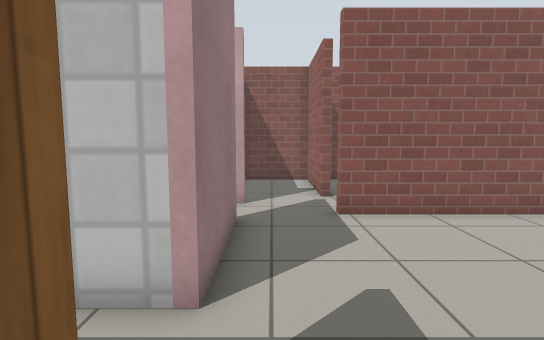
view 1 (above)

16 first-person views from a walk through a robot-simulator world made for Gazebo. The camera is 0.99 m above the floor, tilts 6° down and sees 80° across. The floor is counted in squares, 0.5 m on a side. Each view is taken from the middle of a square. On the plan, view 1 faces up. The plan holds only what a view shows up to about 17 squares ahead; the rest is blank. Gazebo's built-in surfaces are drawn with simple patterns. Some surface patterns are stand-ins.

view 2
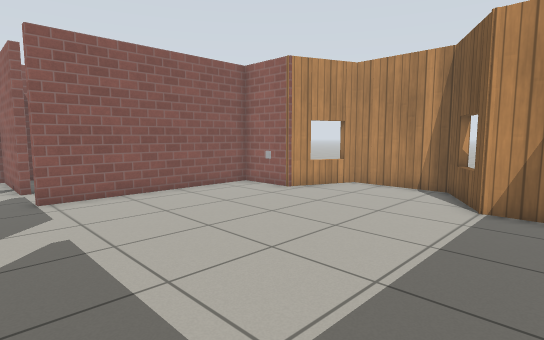

view 3
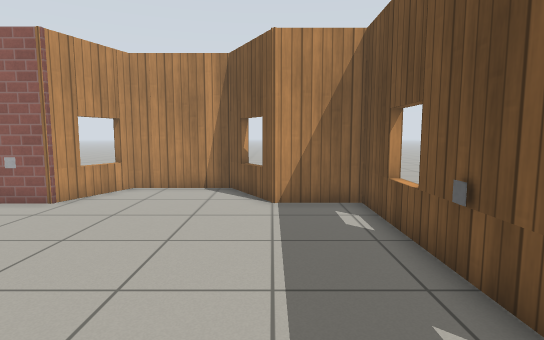

view 4
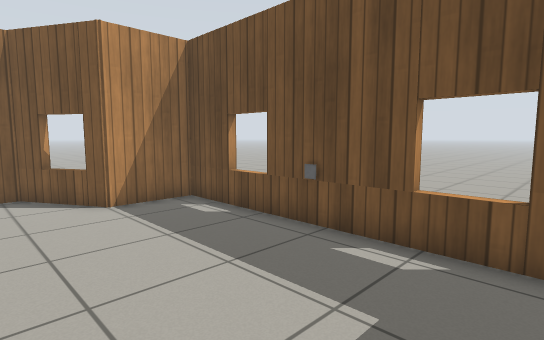

view 5
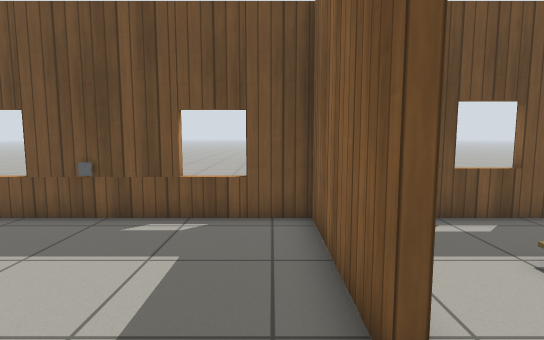

view 6
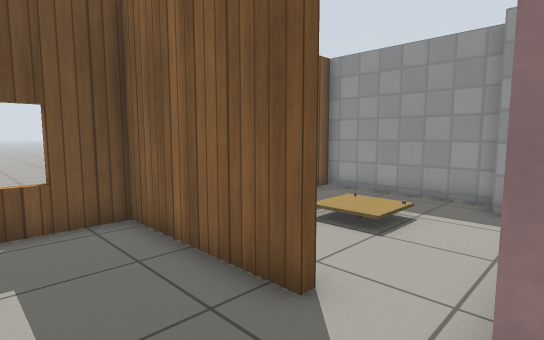

view 7
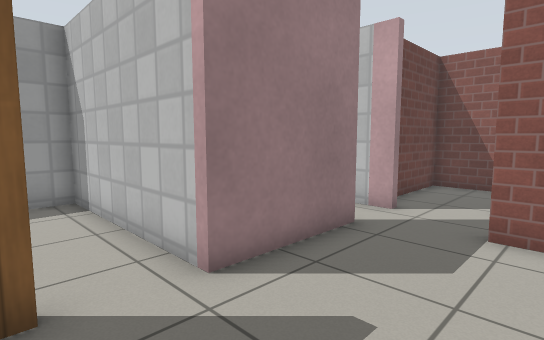

view 8
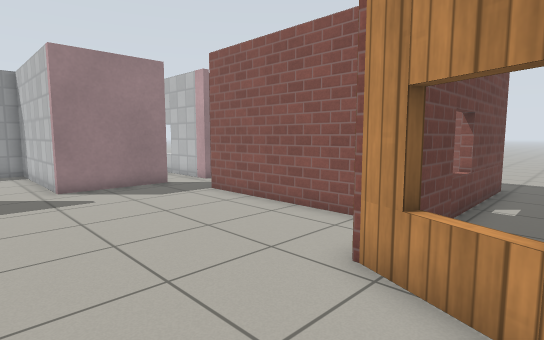

view 9
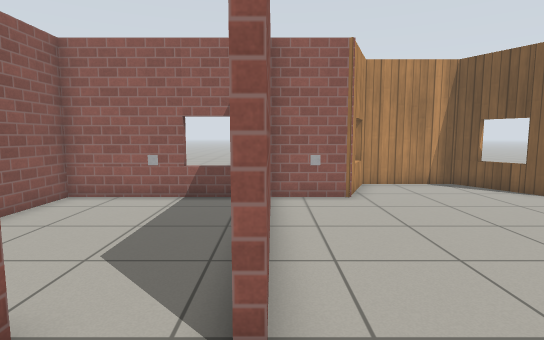

view 10
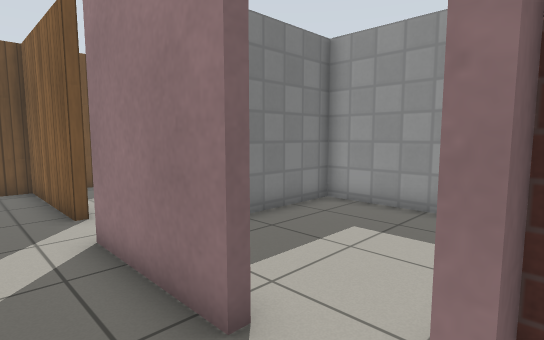

view 11
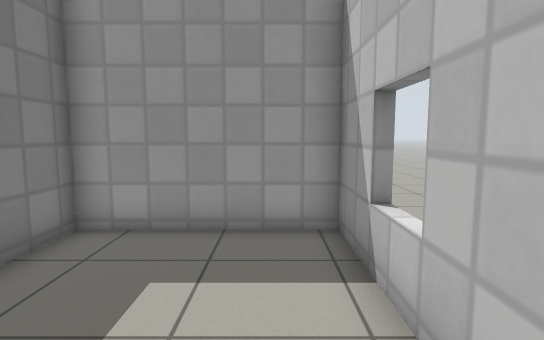

view 12
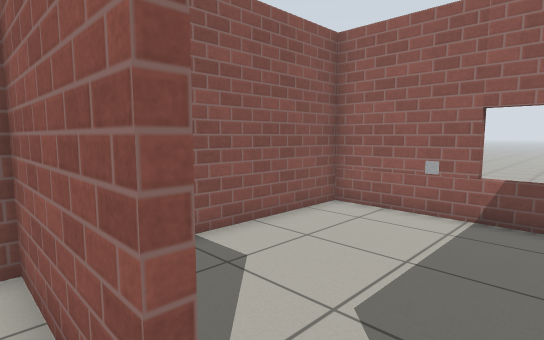

view 13
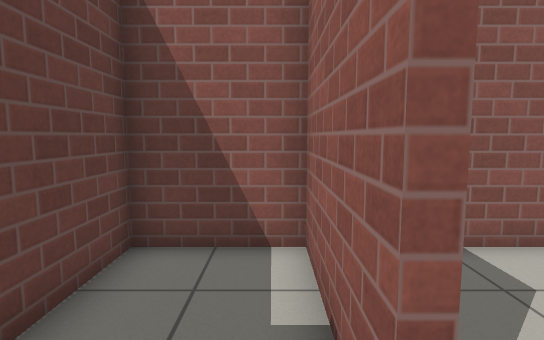

view 14
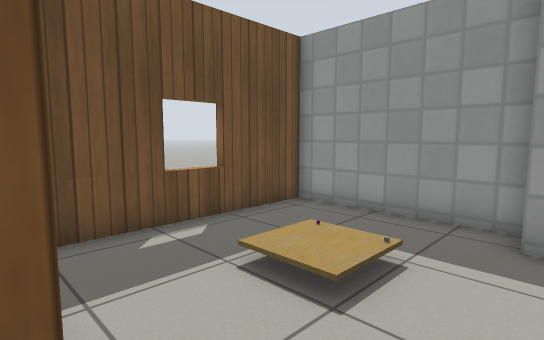

view 15
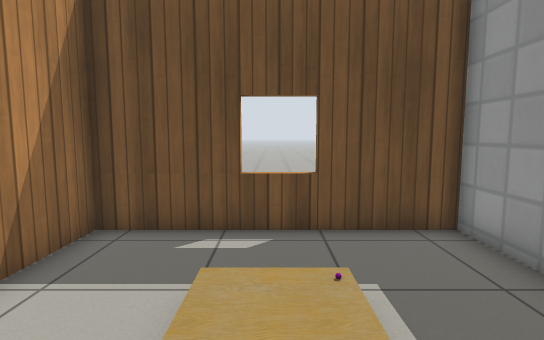

view 16
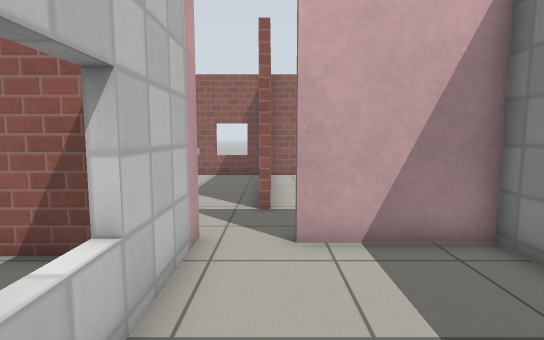

### Floor plan
Key: @ floor where view 1 was taken; # wall or solid block; . main floor; : floor 0.25 m higher than the main floor; / step, stairs or slope; = window, fence, low wall or low ledge.
Columns run from 9 left of view 1 to 13 right of it. Each row starts with its distance up from view 1.
 15        #############.
 14        #...#.......#.
 13        #...#.......#.
 12        #...#.......#.
 11        #...#.......#.
 10  ###=####..........=.
  9  #.................#.
  8  #.........#########
  7  #......#..........#
  6  #......#..........#
  5  #......#..........#=#
  4  ########.............#
  3  #....................#
  2 ##....................#
  1 #..///..#.............#
  0 #../:/..#@..........=##
 -1 #..///..#..........###
 -2 #.......#..........#
 -3 #.......#..........#
 -4 ####=#####=#####=###

Positions as (right, up) in squares from view 1, and headings:
1: (0, 0), facing up
2: (0, -3), facing up-right
3: (0, -1), facing right
4: (0, 2), facing down-right
5: (0, 4), facing down
6: (2, 4), facing down-left
7: (3, 1), facing up-left
8: (12, 1), facing up-left
9: (-1, 8), facing right
10: (1, 10), facing down-left
11: (-1, 8), facing left
12: (1, 9), facing up-right
13: (1, 9), facing up
14: (-1, 3), facing down-left
15: (-5, 3), facing down
16: (-7, 8), facing right
